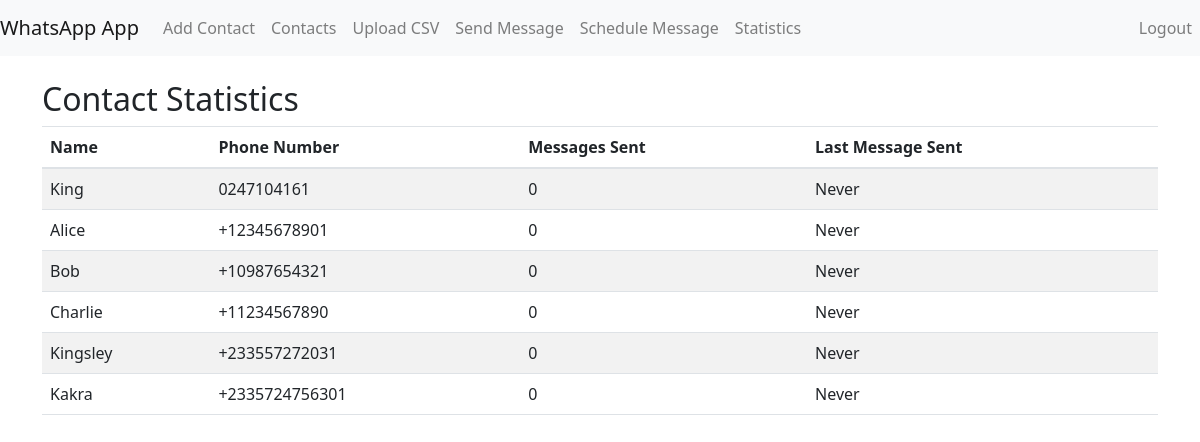
The page /statistics/ (signed in) on the database as committed earlier.
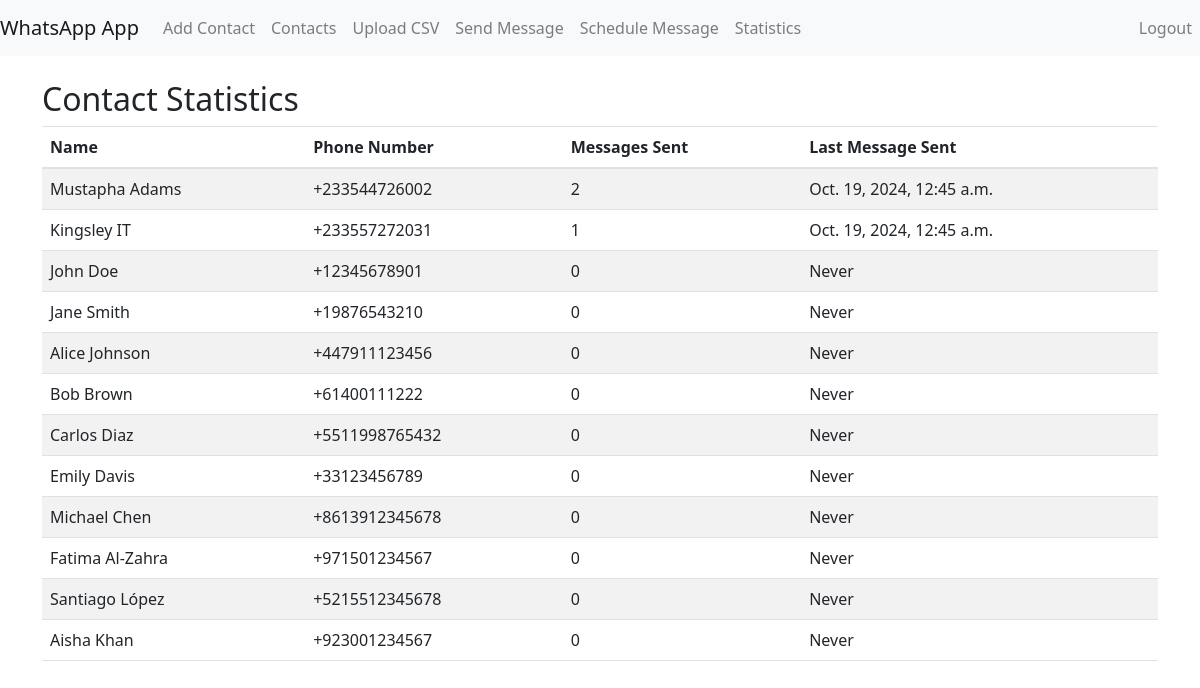
The same page on the database as committed later.
### messaging/models.py (models this page shows, shortened)
class Contact(models.Model):
    name = models.CharField(max_length=100)
    phone_number = models.CharField(
        max_length=20,
        unique=True,
        validators=[
            RegexValidator(
                regex=r'^\+\d{10,15}$',
                message='Phone number must be entered in the format: "+1234567890". Up to 15 digits allowed.'
            ),
        ]
    )
    last_message_sent = models.DateTimeField(null=True, blank=True)
    messages_sent = models.IntegerField(default=0)

### messaging/views.py (the view)
# urls.py: path('statistics/', views.contact_statistics, name='contact_statistics'),
@login_required
def contact_statistics(request):
    contacts = Contact.objects.all().order_by('-messages_sent')
    return render(request, 'messaging/contact_statistics.html', {'contacts': contacts})

### messaging/templates/messaging/contact_statistics.html
{% extends 'messaging/base.html' %}
{% block content %}
    <h2>Contact Statistics</h2>
    {% if contacts %}
        <table class="table table-striped">
            <thead>
                <tr>
                    <th>Name</th>
                    <th>Phone Number</th>
                    <th>Messages Sent</th>
                    <th>Last Message Sent</th>
                </tr>
            </thead>
            <tbody>
                {% for contact in contacts %}
                    <tr>
                        <td>{{ contact.name }}</td>
                        <td>{{ contact.phone_number }}</td>
                        <td>{{ contact.messages_sent }}</td>
                        <td>
                            {% if contact.last_message_sent %}
                                {{ contact.last_message_sent }}
                            {% else %}
                                Never
                            {% endif %}
                        </td>
                    </tr>
                {% endfor %}
            </tbody>
        </table>
    {% else %}
        <p>No contacts available.</p>
    {% endif %}
{% endblock %}

Rows that differ between the two databases and show on the page:
removed Contact: name "King", phone_number "0247104161", messages_sent "0", shows "Never"
removed Contact: name "Alice", phone_number "+12345678901", messages_sent "0", shows "Never"
removed Contact: name "Bob", phone_number "+10987654321", messages_sent "0", shows "Never"
removed Contact: name "Charlie", phone_number "+11234567890", messages_sent "0", shows "Never"
removed Contact: name "Kingsley", phone_number "+233557272031", messages_sent "0", shows "Never"
removed Contact: name "Kakra", phone_number "+2335724756301", messages_sent "0", shows "Never"
added Contact: name "Mustapha Adams", phone_number "+233544726002", messages_sent "2", last_message_sent "Oct. 19, 2024, 12:45 a.m."
added Contact: name "Kingsley IT", phone_number "+233557272031", messages_sent "1", last_message_sent "Oct. 19, 2024, 12:45 a.m."
added Contact: name "John Doe", phone_number "+12345678901", messages_sent "0", shows "Never"
added Contact: name "Jane Smith", phone_number "+19876543210", messages_sent "0", shows "Never"
added Contact: name "Alice Johnson", phone_number "+447911123456", messages_sent "0", shows "Never"
added Contact: name "Bob Brown", phone_number "+61400111222", messages_sent "0", shows "Never"
added Contact: name "Carlos Diaz", phone_number "+5511998765432", messages_sent "0", shows "Never"
added Contact: name "Emily Davis", phone_number "+33123456789", messages_sent "0", shows "Never"
added Contact: name "Michael Chen", phone_number "+8613912345678", messages_sent "0", shows "Never"
added Contact: name "Fatima Al-Zahra", phone_number "+971501234567", messages_sent "0", shows "Never"
added Contact: name "Santiago López", phone_number "+5215512345678", messages_sent "0", shows "Never"
added Contact: name "Aisha Khan", phone_number "+923001234567", messages_sent "0", shows "Never"
